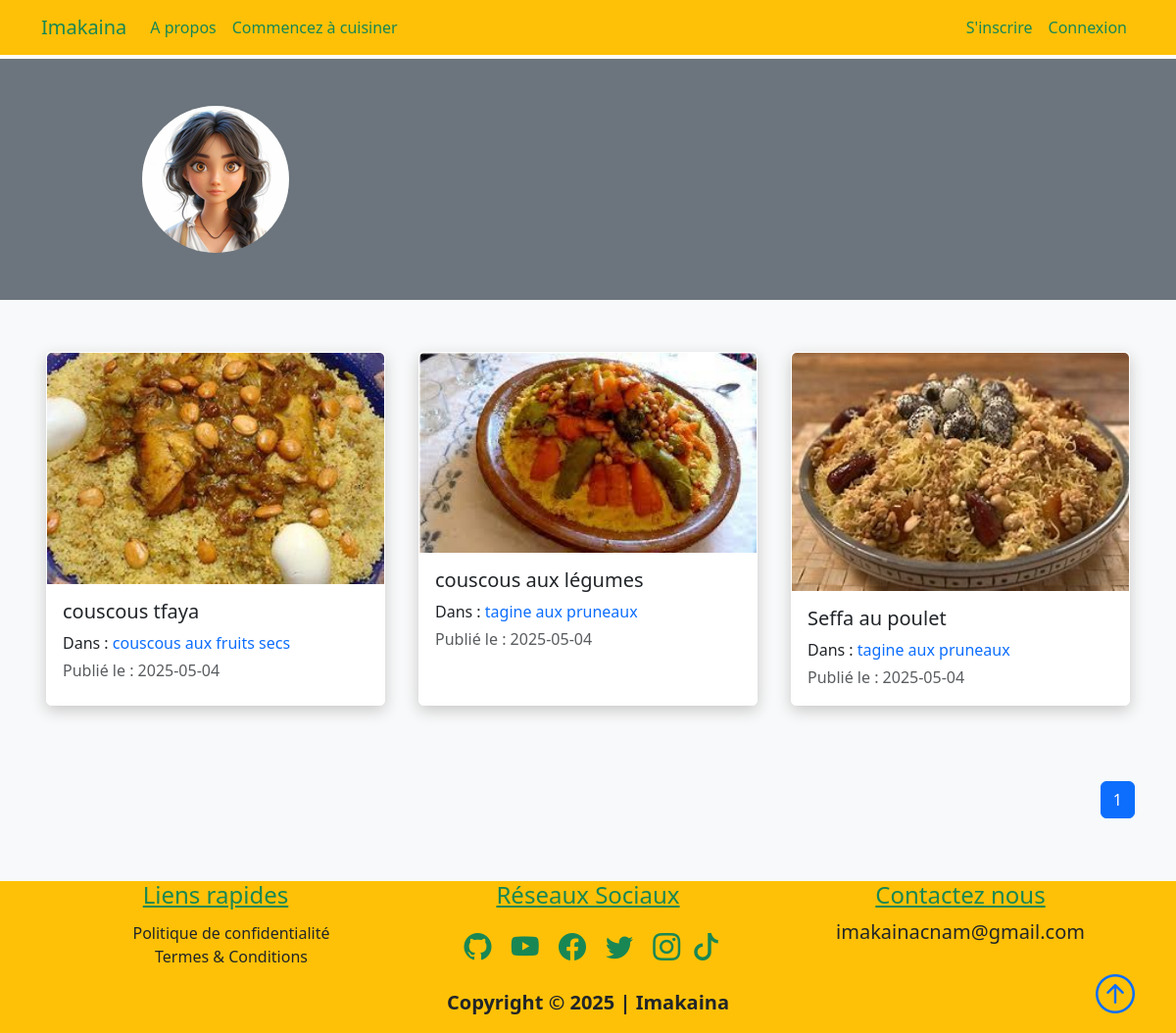
The app's page /author/lina, older data.
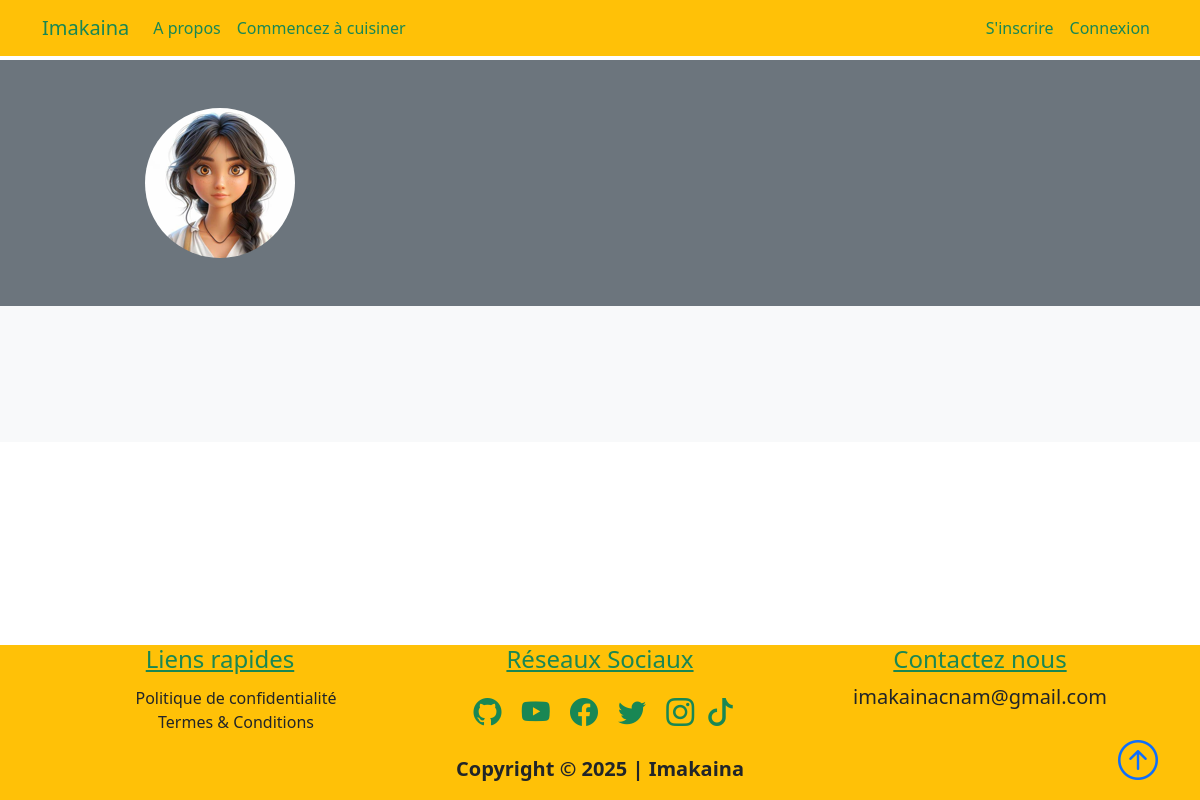
The same page, newer data.
### projet/models.py (models this page shows, shortened)
class Recette(db.Model):
    id = db.Column(db.Integer, primary_key=True, autoincrement=True)
    title = db.Column(db.String(100), nullable=False)
    date_posted = db.Column(db.DateTime, nullable=False, default=datetime.utcnow)
    content = db.Column(db.Text, nullable=False)
    thumbnail = db.Column(db.String(20), nullable=False, default="default_thumbnail.jpg" )
    slug = db.Column(db.String(32), nullable=False)
    is_approved = db.Column(db.Boolean, default=False)
    user_id = db.Column(db.Integer, db.ForeignKey("user.id"), nullable=False)
    plat_id = db.Column(db.Integer, db.ForeignKey("plat.id"), nullable=False)

class Plat(db.Model):
    id = db.Column(db.Integer, primary_key=True, autoincrement=True)
    title = db.Column(db.String(50), unique=True, nullable=False)
    description = db.Column(db.String(150), nullable=False)
    icon = db.Column(db.String(20), nullable=False, default="default_icon.jpg")
    recettes = db.relationship("Recette", backref="plat_name", lazy=True)

### projet/users/routes.py (the view)
@users.route("/author/<string:username>", methods=["GET"])
def author(username):
    user = User.query.filter_by(username=username).first_or_404()
    page = request.args.get("page", 1, type=int)
    recettes = (
        Recette.query.filter_by(author=user)
        .order_by(Recette.date_posted.desc())
        .paginate(page=page, per_page=6)
    )
    return render_template("author.html", recettes=recettes, user=user)

### projet/templates/author.html (shortened to what this page needs)
{% extends "layout.html" %}
{% block content %}
<div class="container-fluid bg-secondary py-5">
    <div class="container">
        <div class="row align-items-center">
            <div class="col-md-4 text-center mb-3 mb-md-0">
                <img class="rounded-circle img-fluid" src="{{ url_for('static', filename='user_pics/' + user.image_file) }}" alt="Photo de {{ user.username }}">
            </div>
        </div>
    </div>
</div>
<section class="bg-light">
    <div class="container py-5">
        <div class="row">
            {% for recette in recettes.items %}
            <div class="col-sm-12 col-md-6 col-lg-4 pb-5 d-flex align-items-stretch">
                <div class="card recette w-100">
                    <img src="{{ url_for('static', filename='recette_thumbnails/' + recette.thumbnail) }}" class="card-img-top" alt="Image de la recette {{ recette.title }}">
                    <div class="card-body d-flex flex-column">
                        <h5 class="card-title">
                            <a class="text-decoration-none text-dark"
                               href="{{ url_for('recettes.recette', recette_slug=recette.slug, plat=recette.plat_name.title) }}">
                                {{ recette.title }}
                            </a>
                        </h5>
                        <p class="card-text mb-1">Dans :
                            <a href="{{ url_for('plats.plat', plat_title=recette.plat_name.title) }}"
                               class="link">
                                {{ recette.plat_name.title }}
                            </a>
                        </p>
                        <span class="text-muted">Publié le : {{ recette.date_posted.strftime('%Y-%m-%d') }}</span>
                    </div>
                </div>
            </div>
            {% endfor %}
        </div>
        <nav class="mt-4" aria-label="Pagination">
            <ul class="pagination justify-content-end">
                {% for page_num in recettes.iter_pages(left_edge=1, right_edge=1, left_current=1, right_current=2) %}
                    {% if page_num %}
                        {% if recettes.page == page_num %}
                        <li class="page-item active">
                            <a href="{{ url_for('users.author', username=user.username, page=page_num) }}" class="page-link">{{ page_num }}</a>
                        </li>
                        {% else %}
                        <li class="page-item">
                            <a href="{{ url_for('users.author', username=user.username, page=page_num) }}" class="page-link">{{ page_num }}</a>
                        </li>
                        {% endif %}
                    {% else %}
                        <li class="page-item disabled">
                            <span class="page-link">...</span>
                        </li>
                    {% endif %}
                {% endfor %}
            </ul>
        </nav>
    </div>
</section>
{% endblock content %}

Row changes from the older to the newer data that the page shows:
removed Recette: thumbnail (picture), title "couscous tfaya", plat_name "couscous aux fruits secs", date_posted "2025-05-04"
removed Recette: thumbnail (picture), title "couscous aux légumes", plat_name "tagine aux pruneaux", date_posted "2025-05-04"
removed Recette: thumbnail (picture), title "Seffa au poulet", plat_name "tagine aux pruneaux", date_posted "2025-05-04"
Text that changed along with them:
list line gone: "1"
